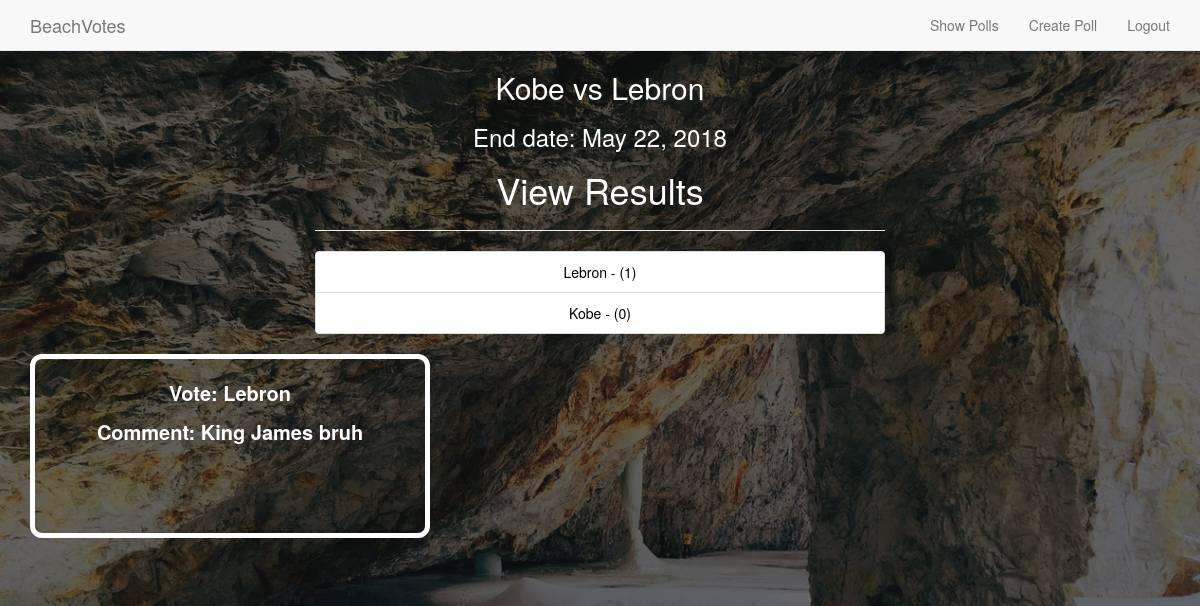
The app's page /poll/2/1/ (signed in) with its own data.
### poll/models.py (models this page shows, shortened)
class Poll(models.Model):
    category = models.ForeignKey(Category, on_delete=models.CASCADE)
    poll_creator = models.ForeignKey(User, on_delete=models.CASCADE)
    title_question = models.CharField(max_length = 128, unique = True, null = False)
    start_date = models.DateField(default = datetime.date.today, null = False)
    end_date =  models.DateField(default = datetime.date.today() + datetime.timedelta(days=1),
                                 null = False)
    def __init__(self, *args, **kwargs):
        models.Model.__init__(self, *args, **kwargs)

class Vote(models.Model):
    user = models.ForeignKey(User, on_delete=models.CASCADE)
    poll = models.ForeignKey(Poll, on_delete=models.CASCADE)
    vote_choice = models.CharField(max_length = 50, unique = False, null = False)
    comment = models.CharField(max_length = 144, unique = False, null = False)
    date_of_vote = models.DateField(default = datetime.date.today, null = False)
    def __init__(self, *args, **kwargs):
        models.Model.__init__(self, *args, **kwargs)
    def __str__(self):
        return "The vote of : " + self.vote_choice + " was submitted by user:  " + self.user.username

### poll/views.py (the view, shortened to what this page needs)
# urls.py: url(r'^(?P<poll_id>[0-9]+)/(?P<user_id>[0-9]+)/$', views.view_poll, name='view_poll'),
@login_required
def view_poll(request, poll_id, user_id):
    poll = Poll.objects.get(id = poll_id)
    user = User.objects.get(id = user_id)
    try:
        users_vote = Vote.objects.filter(poll = poll, user = user)
        print(users_vote)
        if not users_vote:
            raise Exception("Vote not found")
        vote_results = Vote.objects.filter(poll = poll)
        final_results = retrive_poll_results(poll)
        return render(request, 'poll/view_poll.html',
            context = {'poll': poll,
                       'poll_has_closed' : True,
                       'final_results' : final_results,
                       'vote_responses' : vote_results })
    except Exception as exception:
        answer_choices = PollAnswerChoice.objects.filter(poll = poll)
        print( str(exception) )
        return render(request, 'poll/view_poll.html',
            context = {'poll' : poll,
                       'poll_has_closed': False,
                       'answer_choices' : answer_choices })

### templates/poll/view_poll.html (shortened to what this page needs)
{% extends 'poll/base.html' %}
{% load staticfiles %}
{% block body_block %}
<body class="viewcategorypage">
  <div class="container col-md-6 col-md-offset-3 text-center">
    <div>
      {% if poll %}
        <h2>{{ poll.title_question }}</h2>
        <h3>End date: {{ poll.end_date }}</h3>
        {% if poll_has_closed %}
          <h1 class="text-center">View Results</h1>
          <hr />
          <ul class="list-group" style="color: black;">
            {% for result in final_results %}
            <li class="list-group-item">
              {{ result }}
            </li>
            {% endfor %}
          </ul>
    </div>
  </div>
    <div class="container text-center">
      <div class="row col-sm-6 pollcontainer" style="border: 5px solid white; margin-bottom: 40px; font-size: 20px; padding: 20px;">
        {% for response in vote_responses %}
          <p>Vote: {{ response.vote_choice }}</p>
          <p>Comment: {{ response.comment }} </p>
          <br /><br />
        {% endfor %}
      </div>
    </div>
        {% endif %}
      {% else %}
        <h2 class="text-center">No poll to display</h2>
    {% endif %}
    </div>
</body>
{% endblock %}

### static/stylesheets/base.css (style rules this page uses)
body { color: white; background-color: #2c3e50; }
.pollcontainer { display: table-cell; border-collapse: separate; border-spacing: 15px, 50px; margin-right: auto; flex-wrap: wrap; margin: auto; width: 400px; border-radius: 12px; font-weight: bolder; text-align: center; padding: 10px; margin-bottom: 40px; border: 5px solid white; }
.viewcategorypage { background-image: linear-gradient( rgba(20, 20, 20, .6), rgba(20, 20, 20, .6) ), url('../images/beachcave.jpeg'); background-size: cover; border-bottom-color: #2c3e50; background-attachment:fixed; height:100%; }

### records on screen
Poll: title_question "Kobe vs Lebron", end_date "May 22, 2018"
Vote: vote_choice "Lebron", comment "King James bruh"

### other values on screen
{{ result }} "Lebron - (1)" "Kobe - (0)"
